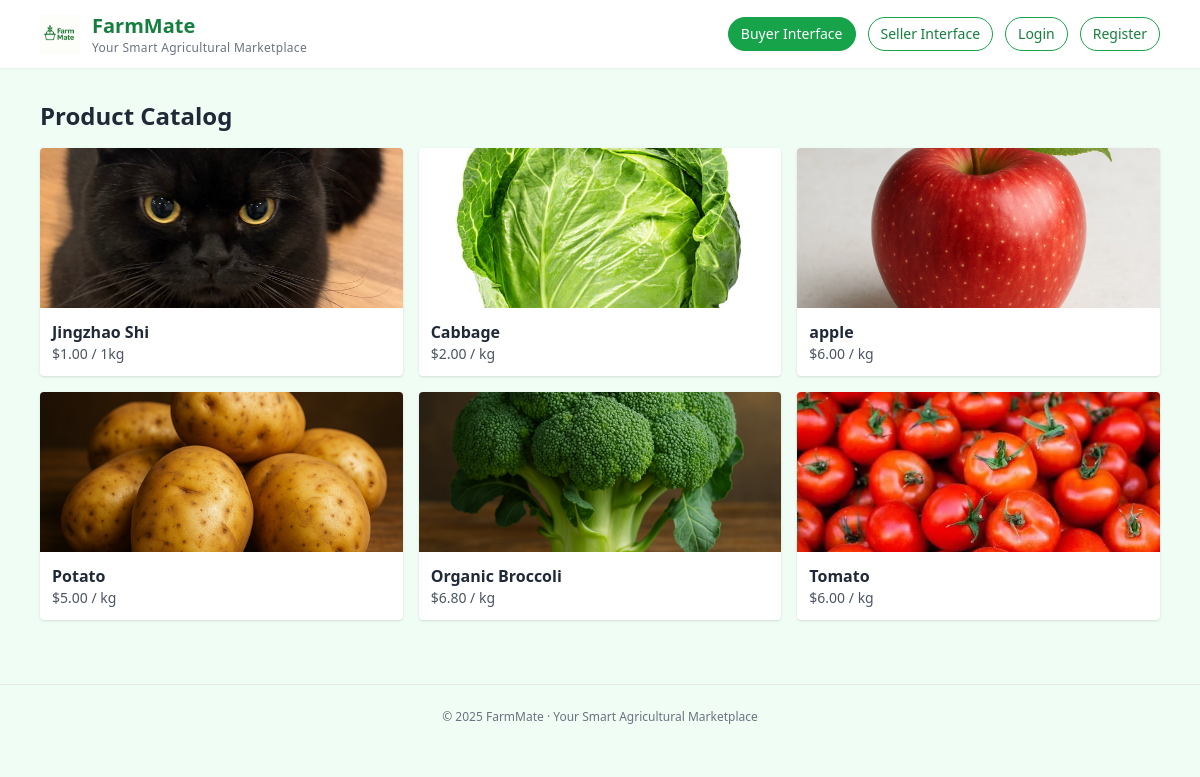
Before: /buy/ with the older database file.
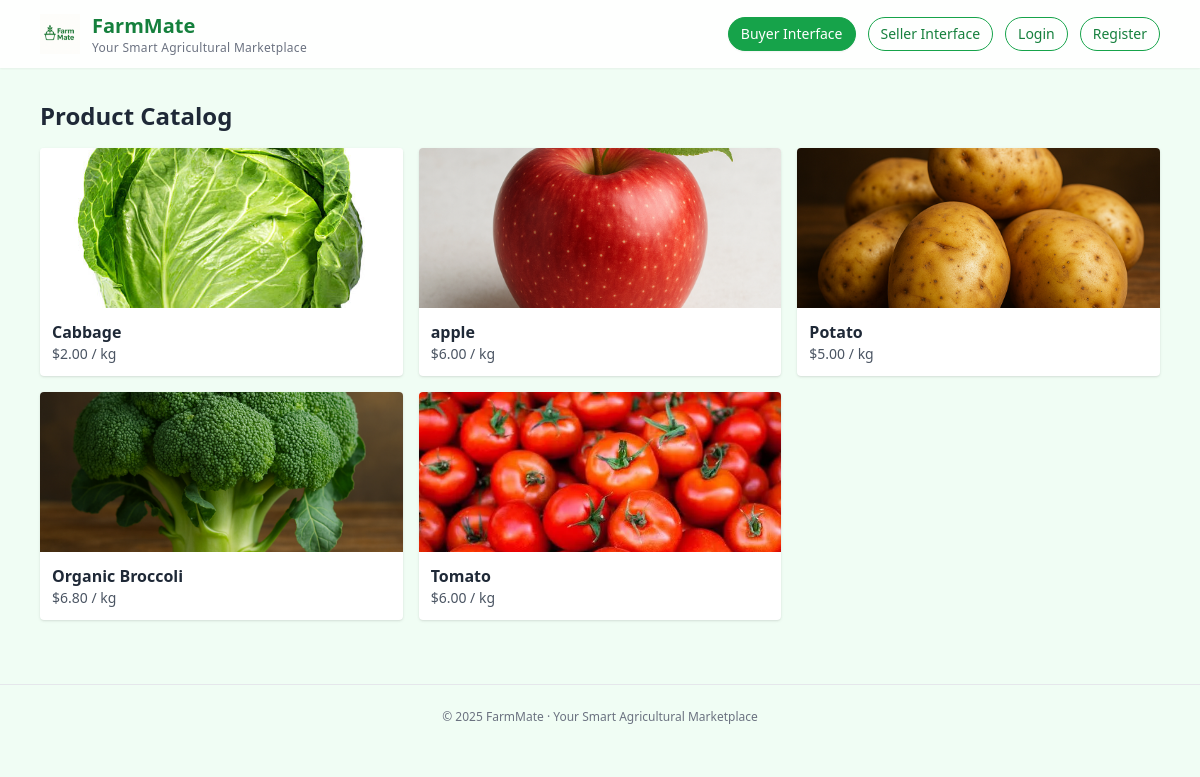
After: the same page with the newer database file.
### products/models.py (models this page shows, shortened)
class Product(models.Model):
    supplier = models.ForeignKey(SupplierProfile, on_delete=models.CASCADE, related_name="products")
    name = models.CharField(max_length=200)
    category = models.CharField(max_length=100, blank=True)
    unit = models.CharField(max_length=50, default="kg")
    stock = models.PositiveIntegerField(default=0)
    base_price = models.DecimalField(max_digits=10, decimal_places=2, default=0)
    ai_description_en = models.TextField(blank=True)
    ai_description_zh = models.TextField(blank=True)
    created_at = models.DateTimeField(auto_now_add=True)
    image = models.ImageField(upload_to="products/", blank=True, null=True)
    is_active = models.BooleanField(default=True, verbose_name="Active (listed)")
    purchase_link = models.URLField(blank=True, null=True, verbose_name="Purchase Link")
    class Meta:
        verbose_name = "Product"
        verbose_name_plural = "Products"
        ordering = ["-created_at", "id"]
        indexes = [
            models.Index(fields=["supplier"]),
            models.Index(fields=["name"]),
            models.Index(fields=["category"]),
            models.Index(fields=["is_active"]),
        ]

### products/views.py (the view)
# urls.py: path('buy/', buyer_catalog, name='buyer-catalog'),
def buyer_catalog(request):
    products = Product.objects.filter(is_active=True).order_by("-created_at")
    return render(request, "buyer/catalog.html", {"products": products})

### templates/buyer/catalog.html (shortened to what this page needs)
{% extends "_base.html" %}
{% block content %}
  <h2 class="text-2xl font-semibold mb-4">Product Catalog</h2>
  <div class="grid md:grid-cols-3 gap-4">
  {% for p in products %}
    <a href="/buy/products/{{ p.id }}/" class="block bg-white rounded shadow hover:shadow-md">
      {% if p.image %}
        <img src="{{ p.image.url }}" class="w-full h-40 object-cover rounded-t" alt="{{ p.name }}">
      {% endif %}
      <div class="p-3">
        <div class="font-semibold">{{ p.name }}</div>
        <div class="text-sm text-gray-600">${{ p.base_price }} / {{ p.unit }}</div>
      </div>
    </a>
  {% empty %}
    <p class="text-gray-500">No products available.</p>
  {% endfor %}
  </div>
{% endblock %}

Changed rows visible on the page:
removed Product: image (picture), name "Jingzhao Shi", base_price "1.00", unit "1kg"
